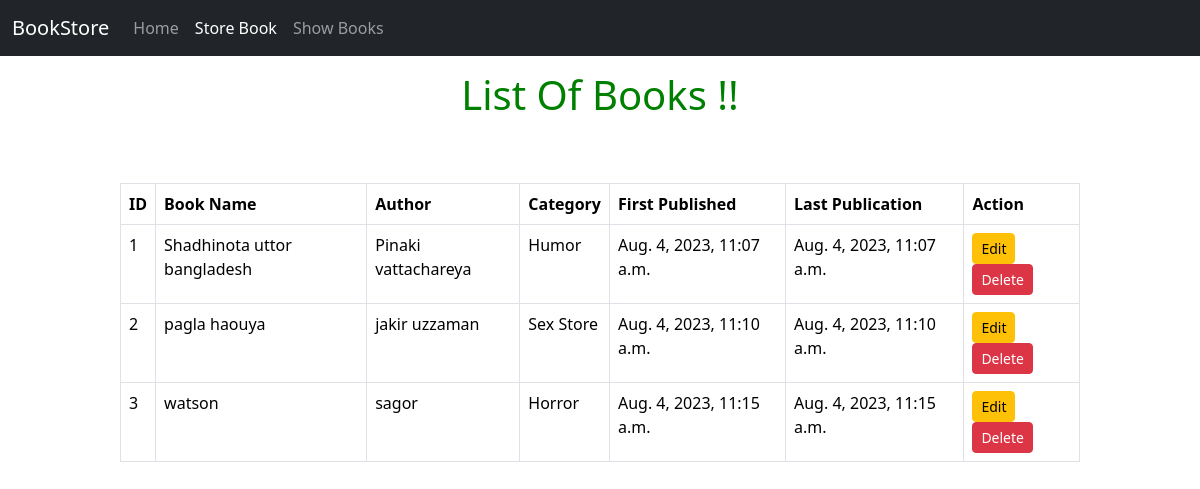
/book/show_book/, run on the app's committed database.
### book/models.py (models this page shows, shortened)
class BookStoreModel(models.Model):
    CATEGORY = [
        ('Mystery', 'Mystery'),
        ('Thriller', 'Thriller'),
        ('Sci-Fi', 'Sci-Fi'),
        ('Humor', 'Humor'),
        ('Horror', 'Horror'),
        ('Sex Store', 'Sex Store')
    ]
    id = models.IntegerField(primary_key= True)
    book_name = models.CharField(max_length= 40)
    author = models.CharField(max_length= 40)
    category = models.CharField(max_length= 40, choices= CATEGORY)
    first_pub = models.DateTimeField(auto_now_add= True) # first date always fix
    last_pub = models.DateTimeField(auto_now= True) # er por ja edit korbo sob date update hobe

### book/views.py (the view)
# urls.py: path('show_book/', views.show_book, name= 'show_book'),
def show_book(request):
    book_model = BookStoreModel.objects.all()
    return render(request, 'show_book.html', {'book_models': book_model})

### book/templates/show_book.html (shortened to what this page needs)
{% extends 'base.html' %}
{% block content %}
    <h1 style="text-align: center; padding-top: 15px; color: green;">
        List Of Books !!
    </h1><br><br>
    <div style="width: 80%; margin: auto;">
        {% if book_models %}
            <table class="table  table-bordered">
                <thead>
                <tr>
                    <th scope="col">ID</th>
                    <th scope="col">Book Name</th>
                    <th scope="col">Author</th>
                    <th scope="col">Category</th>
                    <th scope="col">First Published</th>
                    <th scope="col">Last Publication</th>
                    <th scope="col">Action</th>
                </tr>
                </thead>
                <tbody>
                    {% for book in book_models  %}
                <tr>
                    <td>{{book.id}}</td>
                    <td>{{book.book_name}}</td>
                    <td>{{book.author}}</td>
                    <td>{{book.category}}</td>
                    <td>{{book.first_pub}}</td>
                    <td>{{book.last_pub}}</td>
                    <td>
                    <a href="{% url 'edit_book' id=book.id %}" class="btn btn-warning btn-sm">Edit</a>
                        <a href="{% url 'delete_book' book.id %}" class="btn btn-danger btn-sm">Delete</a>
                    </td>
                </tr>
                {% endfor %}
                </tbody>
            </table>
        {% else %}
        <h1 style="text-align: center; color: red; font-size: 70px; ">
            No Data Available
        </h1>
     {% endif %}
    </div>
{% endblock content %}

### templates/base.html (shortened to what this page needs)
<!DOCTYPE html>
<html lang="en">
<head>
    <link href="https://cdn.jsdelivr.net/npm/bootstrap@5.3.1/dist/css/bootstrap.min.css" rel="stylesheet">
</head>
<body>
    {% load crispy_forms_tags %}
    <nav class="navbar navbar-expand-lg bg-dark" data-bs-theme="dark">
        <div class="container-fluid">
          <a class="navbar-brand" href="#">BookStore</a>
          <div class="collapse navbar-collapse" id="navbarNav">
            <ul class="navbar-nav">
              <li class="nav-item">
                    <a class="nav-link" href="#">Home</a>
              </li>
              <li class="nav-item">
                <a class="nav-link active" aria-current="page" href="{% url 'store_book' %}">Store Book</a>
              </li>
              <li class="nav-item">
                <a class="nav-link" href="{% url 'show_book' %}">Show Books</a>
              </li>
            </ul>
          </div>
        </div>
      </nav>
    {% block content %}
    {% endblock content %}
</body>
</html>

### data on the page
BookStoreModel: id "1", book_name "Shadhinota uttor bangladesh", author "Pinaki vattachareya", category "Humor", first_pub "Aug. 4, 2023, 11:07 a.m.", last_pub "Aug. 4, 2023, 11:07 a.m."
BookStoreModel: id "2", book_name "pagla haouya", author "jakir uzzaman", category "Sex Store", first_pub "Aug. 4, 2023, 11:10 a.m.", last_pub "Aug. 4, 2023, 11:10 a.m."
BookStoreModel: id "3", book_name "watson", author "sagor", category "Horror", first_pub "Aug. 4, 2023, 11:15 a.m.", last_pub "Aug. 4, 2023, 11:15 a.m."
